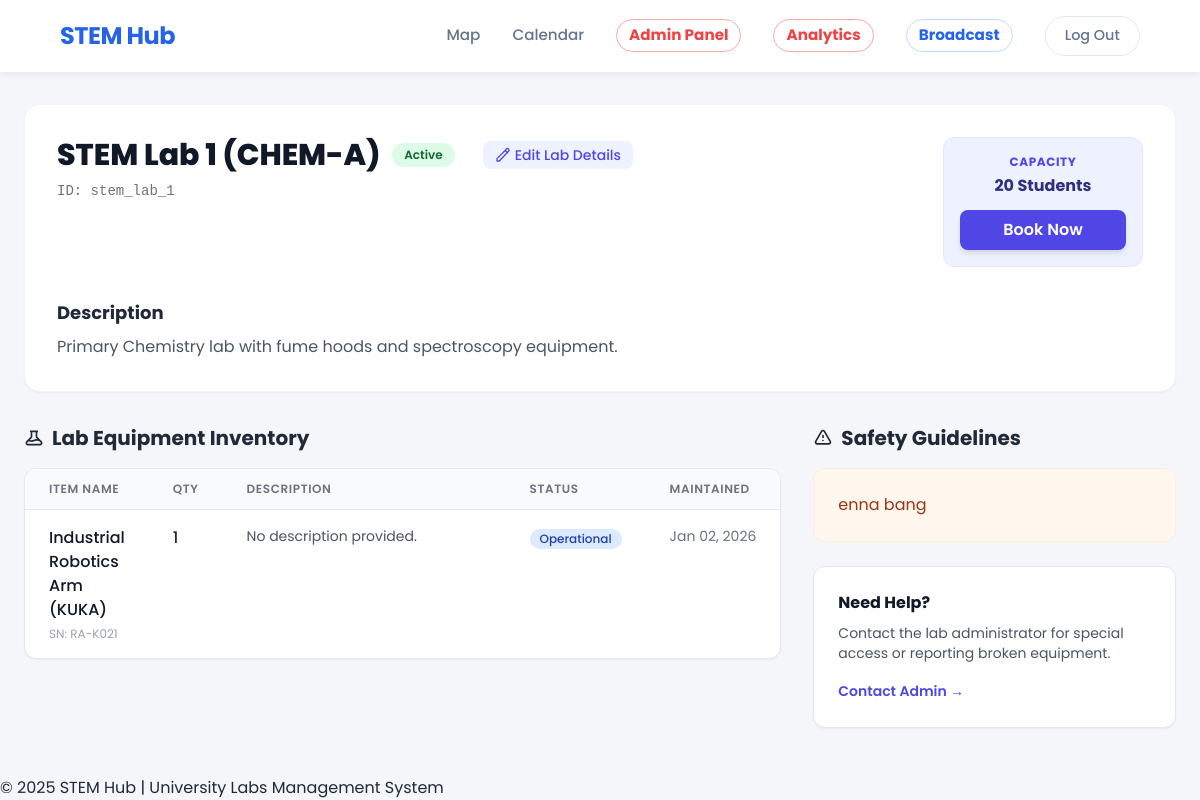
The app's page /labs/chem-lab-a/ (signed in), older data.
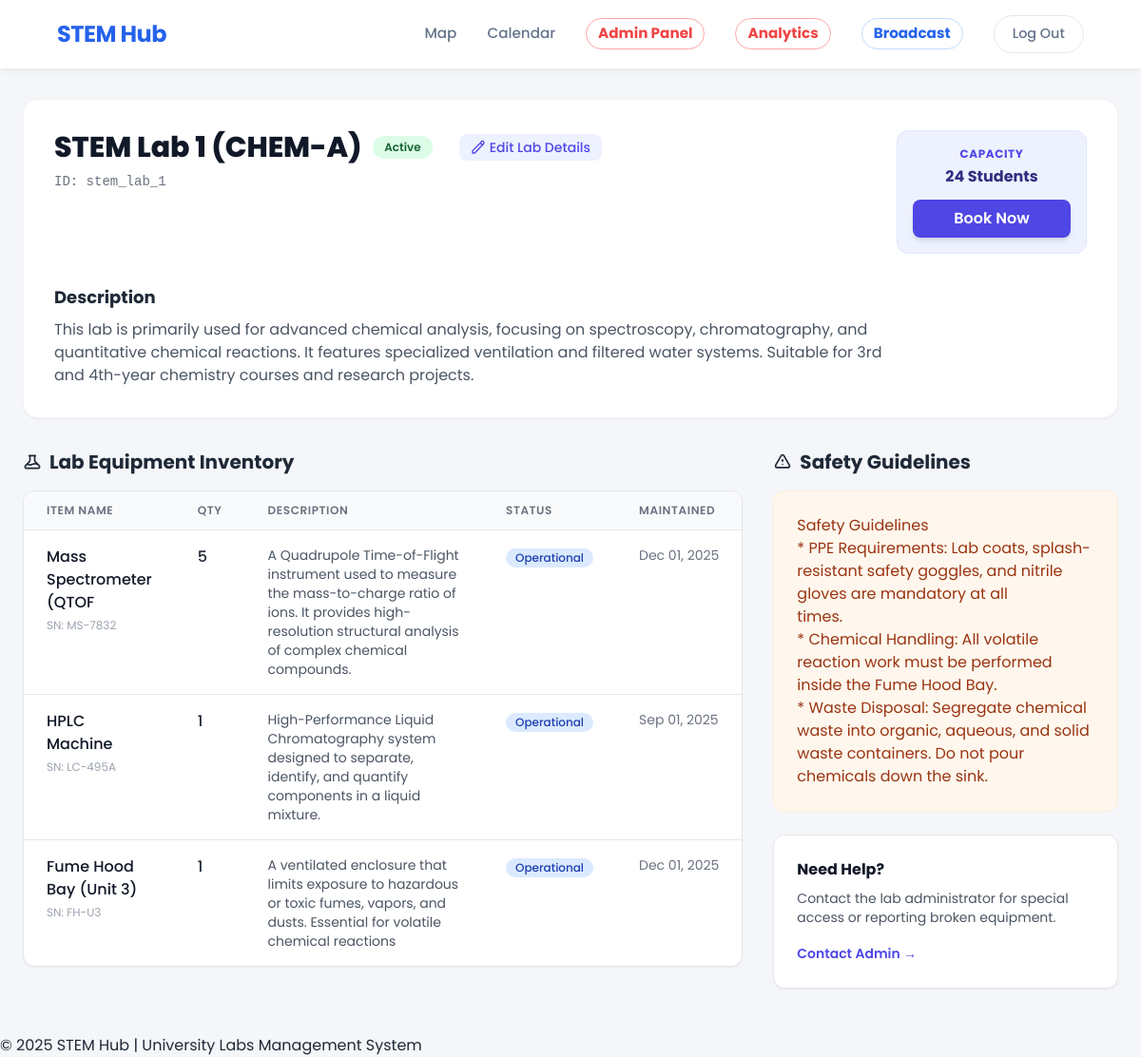
The same page, newer data.
### labs/models.py (models this page shows, shortened)
class Lab(models.Model):
    name = models.CharField(max_length=200)
    slug = models.SlugField(unique=True)
    capacity = models.PositiveIntegerField()
    description = models.TextField()
    map_svg_id = models.CharField(max_length=50, unique=True, help_text="Matches ID in Figma SVG")
    is_active = models.BooleanField(default=True)
    safety_guidelines = models.TextField()

class Equipment(models.Model):
    lab = models.ForeignKey(Lab, related_name='equipment', on_delete=models.SET_NULL, null=True)
    name = models.CharField(max_length=200)
    serial_number = models.CharField(max_length=100, unique=True)
    description = models.TextField(null=True)
    is_operational = models.BooleanField(default=True)
    last_maintenance = models.DateField()
    quantity = models.IntegerField(default=1)

### labs/views.py (the view)
# urls.py: path('<slug:slug>/', views.lab_detail, name='detail'),
@login_required
def lab_detail(request, slug):
    lab = get_object_or_404(Lab, slug=slug)
    return render(request, 'labs/lab.html', {'lab': lab})

### notifications/context_processors.py (called while the page is built)
def user_notifications(request):
    if request.user.is_authenticated:
        notifs = Notification.objects.filter(recipient=request.user, is_read=False)
        return {
            'notifications_list': notifs,
            'unread_count': notifs.count()
        }
    return {}

### CORE/templates/labs/Lab.html (shortened to what the changed rows need)
{% load static %}
<!DOCTYPE html>
<html lang="en">
<head>
    <script src="https://cdn.tailwindcss.com"></script>
</head>
<body>
    <header>
        <div class="header-content">
            <h1><a href="/">STEM Hub</a></h1>
        </div>
    </header>
    <main class="standard-container pb-12">
        <div class="mt-8 bg-white rounded-2xl shadow-sm border border-gray-100 p-8 mb-8">
            <div class="flex flex-col md:flex-row justify-between md:items-start gap-6">
                <div>
                    <div class="flex items-center gap-3 mb-2">
                        <h1 class="text-3xl font-extrabold text-gray-900">{{ lab.name }}</h1>
                        {% if lab.is_active %}
                            <span class="px-3 py-1 bg-green-100 text-green-800 text-xs font-semibold rounded-full">Active</span>
                        {% else %}
                            <span class="px-3 py-1 bg-red-100 text-red-800 text-xs font-semibold rounded-full">Maintenance</span>
                        {% endif %}
                        {% if user.is_staff %}
                        <a href="{% url 'labs:edit' slug=lab.slug %}"
                           class="text-sm font-medium text-indigo-600 bg-indigo-50 hover:bg-indigo-100 px-3 py-1 rounded-lg ml-4 flex items-center gap-1 transition-colors">
                           <svg class="w-4 h-4" fill="none" stroke="currentColor" viewBox="0 0 24 24"><path stroke-linecap="round" stroke-linejoin="round" stroke-width="2" d="M15.232 5.232l3.536 3.536m-2.036-5.878a2.5 2.5 0 113.536 3.536L6.5 21.036H3v-3.572L16.732 3.732z"></path></svg>
                           Edit Lab Details
                        </a>
                        {% endif %}
                    </div>
                    <p class="text-gray-500 text-sm font-mono">ID: {{ lab.map_svg_id }}</p>
                </div>
                <div class="bg-indigo-50 p-4 rounded-xl border border-indigo-100 min-w-[200px] text-center">
                    <p class="text-xs text-indigo-600 uppercase font-bold tracking-wider mb-1">Capacity</p>
                    <p class="2xl font-bold text-indigo-900 mb-3">{{ lab.capacity }} Students</p>
                    {% if lab.is_active %}
                        <a href="{% url 'reservations:make_reservation' lab_id=lab.id %}" class="block w-full py-2 bg-indigo-600 hover:bg-indigo-700 text-white font-semibold rounded-lg transition shadow-md">
                            Book Now
                        </a>
                    {% else %}
                        <button disabled class="block w-full py-2 bg-gray-300 text-gray-500 font-semibold rounded-lg cursor-not-allowed">
                            Unavailable
                        </button>
                    {% endif %}
                </div>
            </div>
            <div class="mt-8 prose prose-indigo max-w-none text-gray-600">
                <p>{{ lab.description|linebreaks }}</p>
            </div>
        </div>
        <div class="grid grid-cols-1 lg:grid-cols-3 gap-8">
            <div class="lg:col-span-2">
                <h2 class="text-xl font-bold text-gray-800 mb-4 flex items-center gap-2">
                    Lab Equipment Inventory
                </h2>
                <div class="bg-white rounded-xl shadow-sm border border-gray-200 overflow-hidden">
                    {% if lab.equipment.all %}
                        <table class="w-full text-left">
                            <thead class="bg-gray-50 border-b border-gray-200">
                                <tr>
                                    <th class="px-6 py-3 text-xs font-semibold text-gray-500 uppercase tracking-wider">Item Name</th>
                                    <th class="px-6 py-3 text-xs font-semibold text-gray-500 uppercase tracking-wider">Qty</th> <th class="px-6 py-3 text-xs font-semibold text-gray-500 uppercase tracking-wider w-1/2">Description</th>
                                    <th class="px-6 py-3 text-xs font-semibold text-gray-500 uppercase tracking-wider">Status</th>
                                    <th class="px-6 py-3 text-xs font-semibold text-gray-500 uppercase tracking-wider">Maintained</th>
                                </tr>
                            </thead>
                            <tbody class="divide-y divide-gray-200">
                                {% for item in lab.equipment.all %}
                                <tr class="hover:bg-gray-50 transition">
                                    <td class="px-6 py-4 align-top">
                                        <div class="font-medium text-gray-900">{{ item.name }}</div>
                                        <div class="text-xs text-gray-400 mt-1">SN: {{ item.serial_number }}</div>
                                    </td>
                                    <td class="px-6 py-4 align-top font-medium text-gray-800"> {{ item.quantity }}
                                    </td>
                                    <td class="px-6 py-4 align-top">
                                        <p class="text-sm text-gray-600">
                                            {{ item.description|default:"No description provided." }}
                                        </p>
                                    </td>
                                    <td class="px-6 py-4 align-top">
                                        {% if item.is_operational %}
                                            <span class="inline-flex items-center px-2.5 py-0.5 rounded-full text-xs font-medium bg-blue-100 text-blue-800">
                                                Operational
                                            </span>
                                        {% else %}
                                            <span class="inline-flex items-center px-2.5 py-0.5 rounded-full text-xs font-medium bg-red-100 text-red-800">
                                                Broken
                                            </span>
                                        {% endif %}
                                    </td>
                                    <td class="px-6 py-4 align-top text-sm text-gray-500 whitespace-nowrap">
                                        {{ item.last_maintenance|date:"M d, Y" }}
                                    </td>
                                </tr>
                                {% endfor %}
                            </tbody>
                        </table>
                    {% else %}
                        <div class="p-8 text-center text-gray-500">
                            No equipment assigned to this lab yet.
                        </div>
                    {% endif %}
                </div>
            </div>
            <div>
                <h2 class="text-xl font-bold text-gray-800 mb-4 flex items-center gap-2">
                    <svg class="w-5 h-5" fill="none" stroke="currentColor" viewBox="0 0 24 24"><path stroke-linecap="round" stroke-linejoin="round" stroke-width="2" d="M12 9v2m0 4h.01m-6.938 4h13.856c1.54 0 2.502-1.667 1.732-3L13.732 4c-.77-1.333-2.694-1.333-3.464 0L3.34 16c-.77 1.333.192 3 1.732 3z"></path></svg>
                    Safety Guidelines
                </h2>
                <div class="bg-orange-50 rounded-xl p-6 border border-orange-100 text-orange-800">
                    {% if lab.safety_guidelines %}
                        <div class="prose prose-sm text-orange-800">
                            {{ lab.safety_guidelines|linebreaks }}
                        </div>
                    {% else %}
                        <p class="text-sm">Safety guidelines not yet entered for this lab.</p>
                    {% endif %}
                </div>
            </div>
        </div>
    </main>
</body>
</html>

Row changes from the older to the newer data that the page shows:
removed Equipment: name "Industrial Robotics Arm (KUKA)", serial_number "RA-K021", quantity "1", description "No description provided.", is_operational "Operational", last_maintenance "Jan 02, 2026"
changed Lab "STEM Lab 1 (CHEM-A)": capacity "20" → "24"; description "Primary Chemistry lab with fume hoods and spectroscopy equipment." → "This lab is primarily used for advanced chemical analysis, focusing on spectroscopy, chromatography, and quantitative chemical reactions. It features specialized ventilation and filtered water systems. Suitable for 3rd and 4th-year chemistry courses and research projects."; safety_guidelines "enna bang" → "Safety Guidelines * PPE Requirements: Lab coats, splash-resistant safety goggles, and nitrile gloves are mandatory at all times. * Chemical Handling: All volatile reaction work must be performed inside the Fume Hood Bay. * Waste Disposal: Segregate chemical waste into organic, aqueous, and solid waste containers. Do not pour chemicals down the sink."
added Equipment: name "Mass Spectrometer (QTOF", serial_number "MS-7832", quantity "5", description "A Quadrupole Time-of-Flight instrument used to measure the mass-to-charge ratio of ions. It provides high-resolution structural analysis of complex chemical compounds.", is_operational "Operational", last_maintenance "Dec 01, 2025"
added Equipment: name "HPLC Machine", serial_number "LC-495A", quantity "1", description "High-Performance Liquid Chromatography system designed to separate, identify, and quantify components in a liquid mixture.", is_operational "Operational", last_maintenance "Sep 01, 2025"
added Equipment: name "Fume Hood Bay (Unit 3)", serial_number "FH-U3", quantity "1", description "A ventilated enclosure that limits exposure to hazardous or toxic fumes, vapors, and dusts. Essential for volatile chemical reactions", is_operational "Operational", last_maintenance "Dec 01, 2025"
